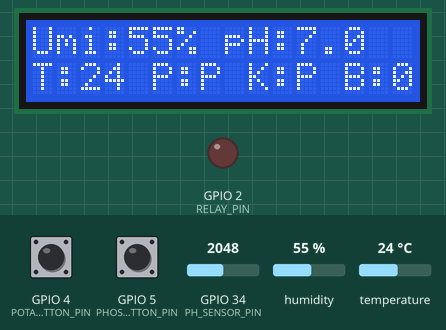
This program was run on a simulated ESP32. Shown: 16×2 character LCD, output pins drawn as LEDs (lit = HIGH). The test bench sets the inputs (shaded band); at power-on: GPIO 4 (POTASSIUM_BUTTON_PIN) HIGH, GPIO 5 (PHOSPHORUS_BUTTON_PIN) HIGH, humidity 55 %, GPIO 34 (PH_SENSOR_PIN) = 2048, temperature 24 °C. What the program prints to the serial monitor is not drawn.

Above: at 1.2 s.
1.3 s: GPIO 4 (POTASSIUM_BUTTON_PIN) pulled LOW for 0.65 s
At 2.0 s:
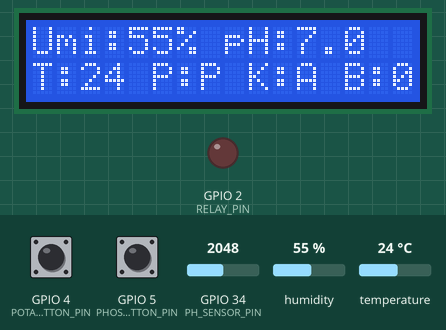
3.6 s: GPIO 5 (PHOSPHORUS_BUTTON_PIN) pulled LOW for 0.65 s
At 4.1 s:
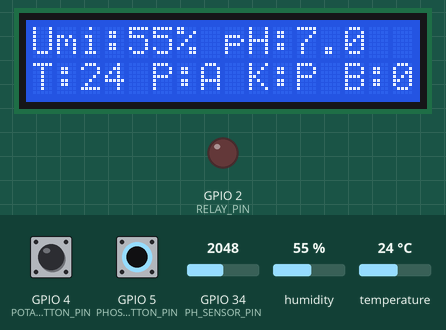
5.8 s: humidity set to 41 %
At 7.9 s:
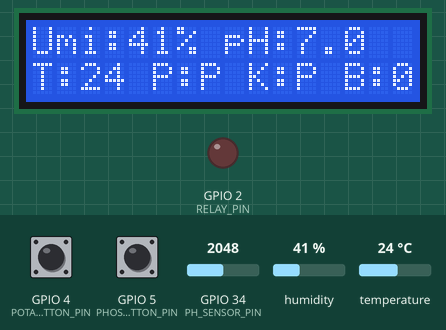
8.5 s: humidity set to 38 %
At 9.6 s:
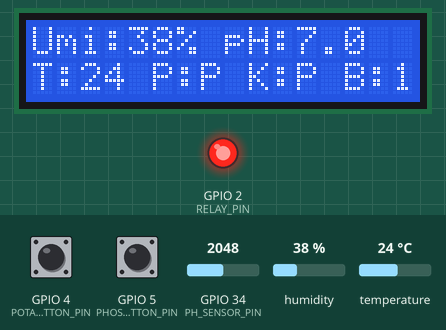
10.6 s: GPIO 4 (POTASSIUM_BUTTON_PIN) pulled LOW for 1 s
At 11.5 s:
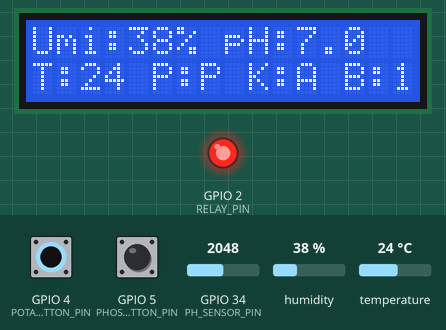
13.3 s: GPIO 5 (PHOSPHORUS_BUTTON_PIN) pulled LOW for 1 s
At 14.1 s:
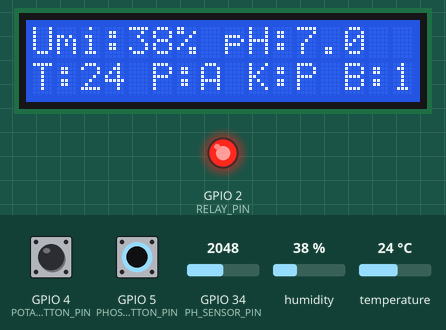
Timing chart, 0 to 16.3 s (numbered marks = the images above; inputs shaded):
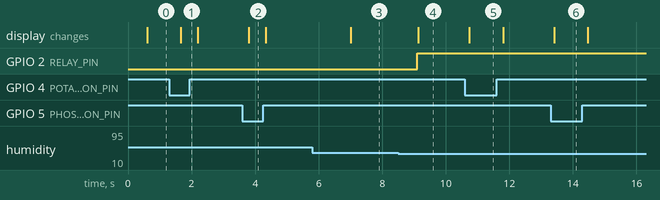

The program:

main.cpp
```cpp
#include <Arduino.h>
#include <DHT.h>
#include <Wire.h>
#include <LiquidCrystal_I2C.h>

// Definição dos pinos conectados aos sensores e atuadores
#define PHOSPHORUS_BUTTON_PIN   5   // botão que simula ausência de fósforo quando pressionado
#define POTASSIUM_BUTTON_PIN    4   // botão que simula ausência de potássio quando pressionado
#define PH_SENSOR_PIN           34  // entrada analógica do LDR (simula pH)
#define HUMIDITY_SENSOR_PIN     14  // pino do DHT22 (umidade)
#define RELAY_PIN               2   // LED que simula a bomba d'água
#define DHTTYPE DHT22
DHT dht(HUMIDITY_SENSOR_PIN, DHTTYPE);

// LCD I2C: endereço 0x27, 16 colunas, 2 linhas
LiquidCrystal_I2C lcd(0x27, 16, 2);

// Otimização: intervalos pequenos podem ser uint16_t (até 65535 ms)
unsigned long lastUpdate = 0; // Mantém unsigned long para millis()
const uint16_t interval = 500; // Intervalo de atualização do LCD em milissegundos

void setup() {
  Serial.begin(115200);

  pinMode(PHOSPHORUS_BUTTON_PIN, INPUT_PULLUP);
  pinMode(POTASSIUM_BUTTON_PIN, INPUT_PULLUP);
  pinMode(RELAY_PIN, OUTPUT);
  digitalWrite(RELAY_PIN, LOW);

  dht.begin();
  lcd.init();
  lcd.backlight();

  Serial.println("Sistema de Irrigação Inicializado");
}

void loop() {
  unsigned long currentMillis = millis();

  // Verifica se o intervalo de atualização foi atingido
  // Otimização: evita cálculos desnecessários se o intervalo não foi atingido
  // Isso reduz a carga no loop principal, especialmente em sistemas com recursos limitados
  // e melhora a responsividade do sistema.
  // A verificação de tempo é feita apenas uma vez por iteração do loop
  // para evitar múltiplas leituras de sensores e atualizações de LCD desnecessárias
  if (currentMillis - lastUpdate >= interval) {
    lastUpdate = currentMillis;

    // Otimização: bool ocupa 1 byte, ideal para flags
    bool phosphorusAbsent = digitalRead(PHOSPHORUS_BUTTON_PIN) == LOW;
    bool potassiumAbsent  = digitalRead(POTASSIUM_BUTTON_PIN) == LOW;

    // Otimização: int16_t suficiente para analogRead (0-4095)
    int16_t phRaw = analogRead(PH_SENSOR_PIN);

    float phSimulated = (phRaw / 4095.0f) * 14.0f;
    float humidity = dht.readHumidity();
    float temperature = dht.readTemperature();


    if (isnan(humidity) || isnan(temperature)) {
      Serial.println("Falha ao ler sensores de umidade e temperatura!");
      return; // Sai do loop se a leitura falhar
    }

    // Otimização: char para status simples
    char phosphorusStatus = phosphorusAbsent ? 'A' : 'P';
    char potassiumStatus  = potassiumAbsent  ? 'A' : 'P';

    // Otimização: bool para status da bomba
    bool shouldIrrigate = humidity < 40.0f;

    digitalWrite(RELAY_PIN, shouldIrrigate ? HIGH : LOW);

    // Exibe informações no Serial Monitor
    Serial.print("Umi: ");
    Serial.print((uint8_t)humidity); // uint8_t suficiente para 0-100%
    Serial.print("% pH: ");
    Serial.print(phSimulated, 1);
    Serial.print(" Temp: ");
    Serial.print((uint8_t)temperature);
    Serial.print(" P: ");
    Serial.print(phosphorusStatus);
    Serial.print(" K: ");
    Serial.print(potassiumStatus);
    Serial.print(" B: ");
    Serial.println(shouldIrrigate ? "1" : "0");

    // Exibe informações no Serial Monitor em formato CSV
    // Serial.print(humidity, 1); Serial.print(",");
    // Serial.print(phSimulated, 2); Serial.print(",");
    // Serial.print(temperature, 1); Serial.print(",");
    // Serial.print(phosphorusStatus); Serial.print(",");
    // Serial.print(potassiumStatus); Serial.print(",");
    // Serial.println(shouldIrrigate ? "1" : "0");

    // Exibe informações no LCD
    lcd.clear();
    lcd.setCursor(0, 0);
    lcd.print("Umi:");
    lcd.print((uint8_t)humidity); // uint8_t suficiente para 0-100%
    lcd.print("% pH:");
    lcd.print(phSimulated, 1);

    lcd.setCursor(0, 1);
    lcd.print("T:");
    lcd.print((uint8_t)temperature);
    lcd.print(" P:");
    lcd.print(phosphorusStatus);
    lcd.print(" K:");
    lcd.print(potassiumStatus);
    lcd.print(" B:");
    lcd.print(shouldIrrigate ? '1' : '0');

  }
  delay(100); // Pequeno atraso para evitar sobrecarga do loop
}
```

Measured:
- the behaviour switches between 40 and 39 % on humidity (found by bisection; images 3 and 4)
- after the input at 1.3 s, the display: changes after 0.37 s (image 1)
- after the input at 3.6 s, the display: changes after 0.20 s (image 2)
- after the input at 5.8 s, the display: changes after 1.2 s (image 3)
- after the input at 8.5 s, GPIO 2 (RELAY_PIN): LOW → HIGH after 0.61 s; the display: changes after 0.64 s (image 4)
- after the input at 10.6 s, the display: changes after 0.14 s (image 5)
- after the input at 13.3 s, the display: changes after 0.11 s (image 6)
